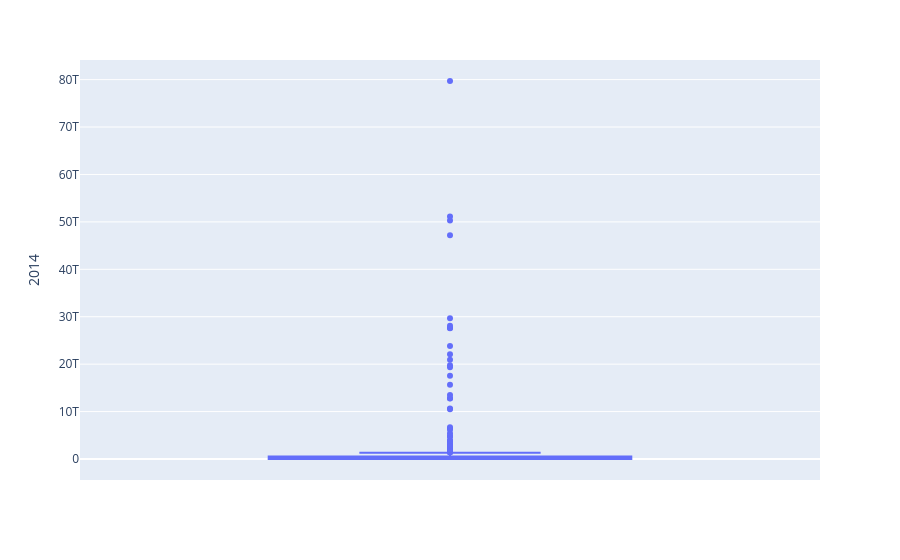

The notebook cell saved with this chart:
### Markdown cell above
#### Graph to show outliers

This is to identify the countries with GDP values that differ significantly from the rest of the sample

### Code cell
year = '2014'
df1 = df[['Country Code','Country Name',year]]

fig = px.box(df1, y=year, hover_data=['Country Name'])
fig.show()

### Figure 1 — Plotly figure (JSON) as saved in the notebook; plotly's stock layout.template omitted (floating-point values rounded to 4 significant figures; data arrays with more than 128 entries replaced by an {"elided": "..."} marker saying what was removed)
{"data": [{"alignmentgroup": "True", "customdata": {"elided": "266x1 str values"}, "hovertemplate": "2014=%{y}<br>Country Name=%{customdata[0]}<extra></extra>", "legendgroup": "", "marker": {"color": "#636efa"}, "name": "", "notched": false, "offsetgroup": "", "orientation": "v", "showlegend": false, "type": "box", "x0": " ", "xaxis": "x", "y": {"elided": "266 float values"}, "y0": " ", "yaxis": "y"}], "layout": {"boxmode": "group", "legend": {"tracegroupgap": 0}, "margin": {"t": 60}, "xaxis": {"anchor": "y", "domain": [0, 1]}, "yaxis": {"anchor": "x", "domain": [0, 1], "title": {"text": "2014"}}}}
